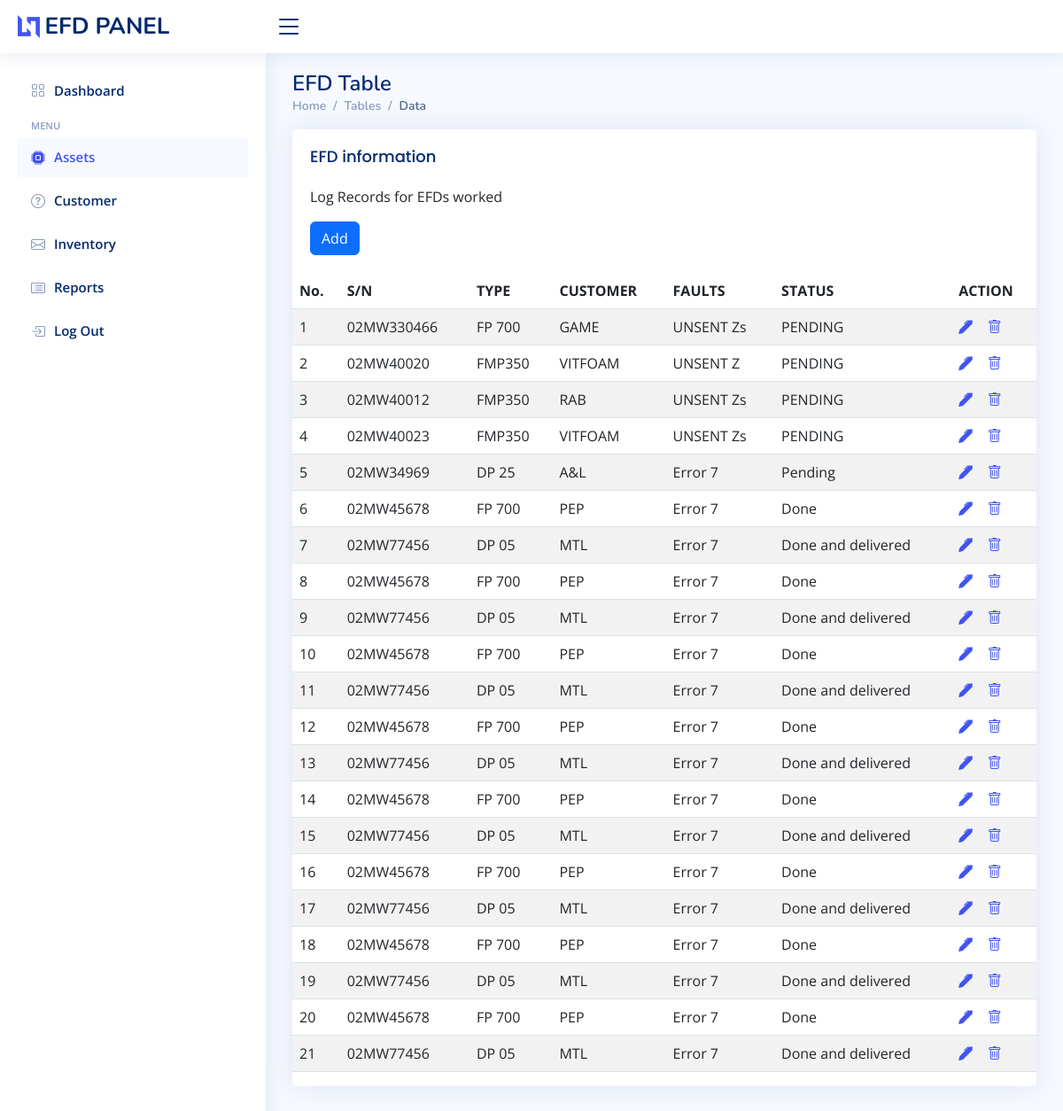
/assets.php (signed in), run on the app's committed database.
### tables this page shows
CREATE TABLE IF NOT EXISTS `efdassets` (
  `id` int NOT NULL AUTO_INCREMENT,
  `s_n` varchar(500) DEFAULT NULL,
  `type` varchar(500) DEFAULT NULL,
  `customer` varchar(500) DEFAULT NULL,
  `Fault` varchar(200) DEFAULT NULL,
  `description` text,
  `status` varchar(255) DEFAULT NULL,
  `Date` datetime DEFAULT NULL ON UPDATE CURRENT_TIMESTAMP,
  PRIMARY KEY (`id`)
);

### assets.php (the view, shortened to what this page needs)
<?php
include('includes/config.php');
?>
<!DOCTYPE html>
<html lang="en">
<head>
  <link href="assets/vendor/bootstrap/css/bootstrap.min.css" rel="stylesheet">
  <link href="assets/vendor/bootstrap-icons/bootstrap-icons.css" rel="stylesheet">
  <link href="assets/vendor/boxicons/css/boxicons.min.css" rel="stylesheet">
  <link href="assets/vendor/quill/quill.snow.css" rel="stylesheet">
  <link href="assets/vendor/quill/quill.bubble.css" rel="stylesheet">
  <link href="assets/vendor/remixicon/remixicon.css" rel="stylesheet">
  <link href="assets/vendor/simple-datatables/style.css" rel="stylesheet">
<link rel="stylesheet" type="text/css" href="https://cdn.datatables.net/1.11.4/css/jquery.dataTables.min.css">
<link rel="stylesheet" type="text/css" href="https://cdn.datatables.net/buttons/2.2.2/css/buttons.dataTables.min.css">
<link rel="stylesheet" type="text/css" href="css/style.css">
  <link href="assets/css/style.css" rel="stylesheet">
</head>
<body>
  <header id="header" class="header fixed-top d-flex align-items-center">
    <div class="d-flex align-items-center justify-content-between">
      <a href="dashboard.php" class="logo d-flex align-items-center">
        <img src="assets/img/logo.png" alt="">
        <span class="d-none d-lg-block">EFD PANEL</span>
      </a>
      <i class="bi bi-list toggle-sidebar-btn"></i>
    </div>
  </header>
  <aside id="sidebar" class="sidebar">
    <ul class="sidebar-nav" id="sidebar-nav">
      <li class="nav-item">
        <a class="nav-link collapsed" href="dashboard.php">
          <i class="bi bi-grid"></i>
          <span>Dashboard</span>
        </a>
      </li>
      <li class="nav-heading">Menu</li>
      <li class="nav-item">
        <a class="nav-link " href="assets.php">
          <i class="bi bi-cpu-fill"></i>
          <span>Assets</span>
        </a>
      </li>
      <li class="nav-item">
        <a class="nav-link collapsed " href="customer.php">
          <i class="bi bi-question-circle"></i>
          <span>Customer</span>
        </a>
      </li>
      <li class="nav-item">
        <a class="nav-link collapsed" href="Inventory.php">
          <i class="bi bi-envelope"></i>
          <span>Inventory</span>
        </a>
      </li>
      <li class="nav-item">
        <a class="nav-link collapsed" href="report.php">
          <i class="bi bi-card-list"></i>
          <span>Reports</span>
        </a>
      </li>
      <li class="nav-item">
        <a class="nav-link collapsed" href="login.php">
          <i class="bi bi-box-arrow-in-right"></i>
          <span>Log Out</span>
        </a>
      </li>
    </ul>
  </aside>
  <main id="main" class="main">
    <div class="pagetitle">
        <h1>EFD Table</h1>
        <nav>
          <ol class="breadcrumb">
            <li class="breadcrumb-item"><a href="dashboard.php">Home</a></li>
            <li class="breadcrumb-item">Tables</li>
            <li class="breadcrumb-item active">Data</li>
          </ol>
        </nav>
      </div>
      <section class="section">
        <div class="row">
          <div class="col-lg-12">
            <div class="card">
              <div class="card-body">
                <h5 class="card-title">EFD information </h5>
                <p>Log Records for EFDs worked </p>
              <button type="button" class="btn btn-primary" data-bs-toggle="modal" data-bs-target="#verticalycentered">
               Add
              </button>
              </div>
  <div class="table-responsive"  >
                <table class="table table-striped datatable display nowrap">
                  <thead>
                    <tr>
                        <th scope="col">No.</th>
                      <th scope="col">S/N</th>
                      <th scope="col">TYPE</th>
                      <th scope="col">CUSTOMER</th>
                      <th scope="col">FAULTS</th>
                      <th scope="col">STATUS</th>
                      <th scope="col">ACTION</th>
                    </tr>
                  </thead>
                  <tbody>
                  <?php
$ret="select * from efdassets order by date desc";
$stmt= $mysqli->prepare($ret) ;
$stmt->execute() ;
$res=$stmt->get_result();
$cnt=1;
while($row=$res->fetch_object())
	  {
	  	?>
<tr><td><?php echo $cnt;;?></td>
<td><?php echo $row->s_n;?></td>
<td><?php echo $row->type;?></td>
<td><?php echo $row->customer;?></td>
<td><?php echo $row->Fault;?></td>
<td><?php echo $row->status;?></td>
<td>
                         <a href="assetseedit.php?id=<?php echo $row->id;?>" title="Edit Record" class="bi bi-pen-fill"></i></a>
<a href="assets.php?del=<?php echo $row->id;?>" title="Delete Record" onclick="return confirm('Do you want to delete');"><i class="bi bi-trash"></i></a></td>
</tr>
									<?php
$cnt=$cnt+1;
									 } ?>
                  </tbody>
                </table>
  </div>
              </div>
            </div>
          </div>
      </section>
  </main>
</body>
</html>

### assets/css/style.css (style rules this page uses)
:root { scroll-behavior: smooth; }
body { font-family: "Open Sans", sans-serif; background: #f6f9ff; color: #444444; }
a { color: #4154f1; text-decoration: none; }
h1, h2, h3, h4, h5, h6 { font-family: "Nunito", sans-serif; }
#main { margin-top: 60px; padding: 20px 30px; transition: all 0.3s; }
.pagetitle { margin-bottom: 10px; }
.pagetitle h1 { font-size: 24px; margin-bottom: 0; font-weight: 600; color: #012970; }
.card { margin-bottom: 30px; border: none; border-radius: 5px; box-shadow: 0px 0 30px rgba(1, 41, 112, 0.1); }
.card-title { padding: 20px 0 15px 0; font-size: 18px; font-weight: 500; color: #012970; font-family: "Poppins", sans-serif; }
.card-body { padding: 0 20px 20px 20px; }
.breadcrumb { font-size: 14px; font-family: "Nunito", sans-serif; color: #899bbd; font-weight: 600; }
.breadcrumb a { color: #899bbd; transition: 0.3s; }
.breadcrumb .breadcrumb-item::before { color: #899bbd; }
.breadcrumb .active { color: #51678f; font-weight: 600; }
.logo { line-height: 1; }
@media (min-width: 1200px) { .logo { width: 280px; } }
.logo img { max-height: 26px; margin-right: 6px; }
.logo span { font-size: 26px; font-weight: 700; color: #012970; font-family: "Nunito", sans-serif; }
.header { transition: all 0.5s; z-index: 997; height: 60px; box-shadow: 0px 2px 20px rgba(1, 41, 112, 0.1); background-color: #fff; padding-left: 20px; }
.header .toggle-sidebar-btn { font-size: 32px; padding-left: 10px; cursor: pointer; color: #012970; }
.sidebar { position: fixed; top: 60px; left: 0; bottom: 0; width: 300px; z-index: 996; transition: all 0.3s; padding: 20px; overflow-y: auto; scrollbar-width: thin; scrollbar-color: #aab7cf transparent; box-shadow: 0px 0px 20px rgba(1, 41, 112, 0.1); background-color: #fff; }
@media (min-width: 1200px) { #main, #footer { margin-left: 300px; } }
.sidebar-nav { padding: 0; margin: 0; list-style: none; }
.sidebar-nav li { padding: 0; margin: 0; list-style: none; }
.sidebar-nav .nav-item { margin-bottom: 5px; }
.sidebar-nav .nav-heading { font-size: 11px; text-transform: uppercase; color: #899bbd; font-weight: 600; margin: 10px 0 5px 15px; }
.sidebar-nav .nav-link { display: flex; align-items: center; font-size: 15px; font-weight: 600; color: #4154f1; transition: 0.3; background: #f6f9ff; padding: 10px 15px; border-radius: 4px; }
.sidebar-nav .nav-link i { font-size: 16px; margin-right: 10px; color: #4154f1; }
.sidebar-nav .nav-link.collapsed { color: #012970; background: #fff; }
.sidebar-nav .nav-link.collapsed i { color: #899bbd; }

### data on the page
efdassets: s_n "02MW330466", type "FP 700", customer "GAME", Fault "UNSENT Zs", status "PENDING"
efdassets: s_n "02MW40020", type "FMP350", customer "VITFOAM", Fault "UNSENT Z", status "PENDING"
efdassets: s_n "02MW40012", type "FMP350", customer "RAB", Fault "UNSENT Zs", status "PENDING"
efdassets: s_n "02MW40023", type "FMP350", customer "VITFOAM", Fault "UNSENT Zs", status "PENDING"
efdassets: s_n "02MW34969", type "DP 25", customer "A&L", Fault "Error 7", status "Pending"
efdassets: s_n "02MW45678", type "FP 700", customer "PEP", Fault "Error 7", status "Done"
efdassets: s_n "02MW77456", type "DP 05", customer "MTL", Fault "Error 7", status "Done and delivered"
efdassets: s_n "02MW45678", type "FP 700", customer "PEP", Fault "Error 7", status "Done"
efdassets: s_n "02MW77456", type "DP 05", customer "MTL", Fault "Error 7", status "Done and delivered"
efdassets: s_n "02MW45678", type "FP 700", customer "PEP", Fault "Error 7", status "Done"
efdassets: s_n "02MW77456", type "DP 05", customer "MTL", Fault "Error 7", status "Done and delivered"
efdassets: s_n "02MW45678", type "FP 700", customer "PEP", Fault "Error 7", status "Done"
efdassets: s_n "02MW77456", type "DP 05", customer "MTL", Fault "Error 7", status "Done and delivered"
efdassets: s_n "02MW45678", type "FP 700", customer "PEP", Fault "Error 7", status "Done"
efdassets: s_n "02MW77456", type "DP 05", customer "MTL", Fault "Error 7", status "Done and delivered"
efdassets: s_n "02MW45678", type "FP 700", customer "PEP", Fault "Error 7", status "Done"
efdassets: s_n "02MW77456", type "DP 05", customer "MTL", Fault "Error 7", status "Done and delivered"
efdassets: s_n "02MW45678", type "FP 700", customer "PEP", Fault "Error 7", status "Done"
efdassets: s_n "02MW77456", type "DP 05", customer "MTL", Fault "Error 7", status "Done and delivered"
efdassets: s_n "02MW45678", type "FP 700", customer "PEP", Fault "Error 7", status "Done"
efdassets: s_n "02MW77456", type "DP 05", customer "MTL", Fault "Error 7", status "Done and delivered"
